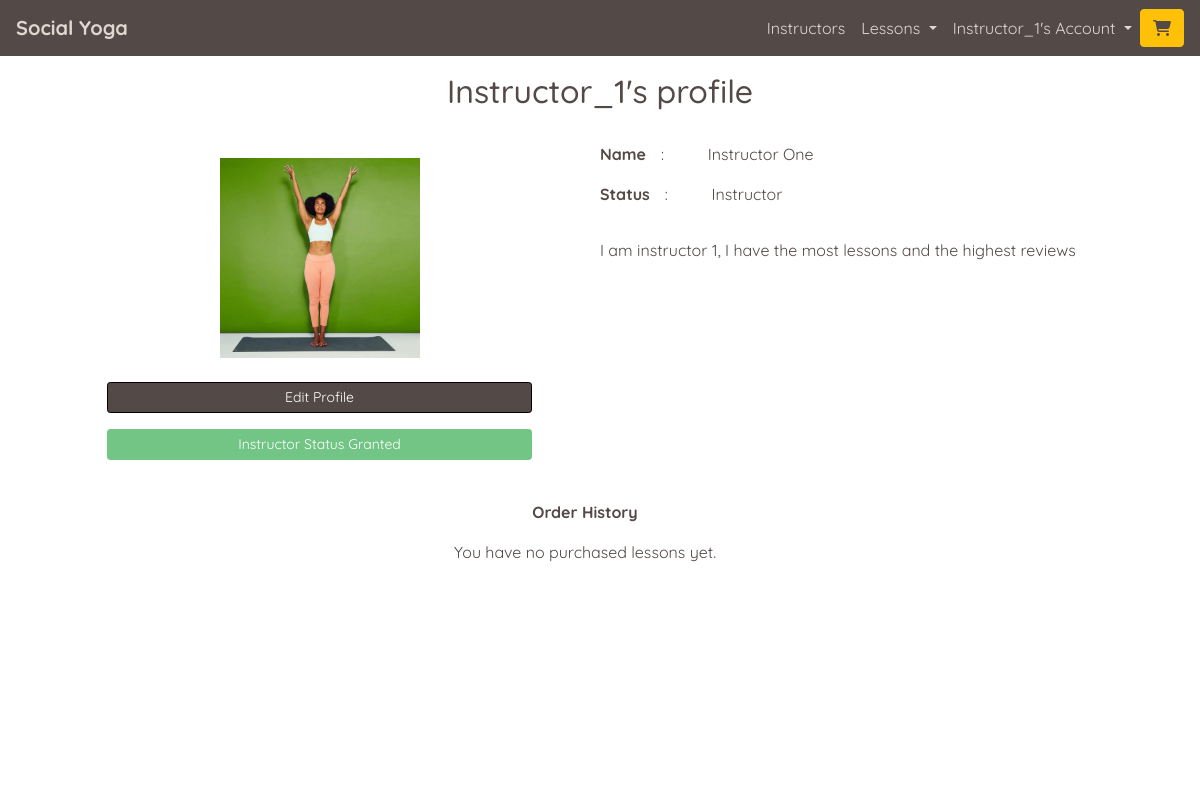
Screenshot of /profiles/ (signed in) with the database file from the repository.
### profiles/models.py (models this page shows, shortened)
class UserProfile(models.Model):
    user = models.OneToOneField(User, on_delete=models.CASCADE)
    first_name = models.CharField(max_length=50, null=False, blank=False)
    last_name = models.CharField(max_length=50, null=False, blank=False)
    is_instructor = models.BooleanField(default=False)
    requested_instructor_status = models.BooleanField(default=False)
    card_description = models.TextField(max_length=256, blank=True, default='')
    profile_description = models.TextField(max_length=650,
                                           blank=True,
                                           default='')
    image = ResizedImageField(size=[600, 600],
                              quality=75,
                              crop=['middle', 'center'],
                              force_format='JPEG',
                              null=True,
                              blank=True,
                              upload_to='profile_images/')
    rating = models.DecimalField(max_digits=5,
                                 decimal_places=0,
                                 null=True,
                                 blank=True)
    lesson_count = models.IntegerField(default=0, editable=False)
    def __str__(self):
        return self.user.username
    def test_profile_is_complete(self):
        if (self.first_name and self.last_name and self.image):
            return True
        else:
            return False

### profiles/views.py (the view)
# urls.py: path('', views.profile, name='profile'),
@login_required
def profile(request):
    profile = get_object_or_404(UserProfile, user=request.user)
    profile_complete = profile.test_profile_is_complete()
    Users_OrderdLineItems = OrderLineItem.objects.filter(profile=profile)
    template = 'profiles/profile.html'
    context = {
        'profile': profile,
        'profile_complete': profile_complete,
        'Users_OrderdLineItems': Users_OrderdLineItems,
    }
    return render(request, template, context)

### home/contexts.py (called while the page is built)
def purchased_lessons(request):
    profile = get_profile_or_none(request)
    purchased = None
    purchased_lesson_ids = []
    if profile:
        purchased = OrderLineItem.objects.filter(profile=profile)
        if purchased:
            for item in purchased:
                purchased_lesson_ids.append(item.lesson.lesson_id)
    context = {
        'purchased_lessons': purchased,
        'purchased_lesson_ids': purchased_lesson_ids,
    }
    return context

### yoga/utils.py (called while the page is built)
def get_profile_or_none(request):
    try:
        return UserProfile.objects.get(user=request.user)
    except Exception:
        return None

### profiles/templates/profiles/profile.html (shortened to what this page needs)
{% extends "base.html" %}
{% load static %}
{% block page_header %}
<div class="container header-container">
    <div class="row">
        <div class="col">
            <h1 class="text-center title-text my-3">{{ profile|title }}'s profile</h1>
        </div>
    </div>
</div>
{% endblock %}
{% block content %}
<div class="overlay"></div>
<main class="container-fluid page-contents">
    <div class="row mx-1 mx-lg-4 mt-1 mt-lg-3">
        <div class="col-12 col-md-6">
            <div class="container-fluid p-0 p-md-3">
                <div class="d-flex justify-content-center">
                    {% if profile.image %}
                        <img src="{{ profile.image.url }}" class="img-fluid profile-image" alt="{{ profile }}'s profile image'">
                    {% else %}
                        <img src="{{ MEDIA_URL }}profile_images/no_profile_image.jpg" class="img-fluid profile-image" alt="{{ profile }}'s profile image'">
                    {% endif %}
                </div>
                <div class="profile-buttons mt-4">
                    <p class="text-center">
                        <a href="{% url 'edit_profile' %}" class="index-main-button btn btn-sm btn-md-lg btn-custom-darken rounded-20">
                            Edit Profile
                        </a>
                    </p>
                    {% if profile.is_instructor and profile.requested_instructor_status %}
                    <p class="text-center">
                        <a href="" class="index-main-button btn btn-sm btn-md-lg btn-success disabled rounded-20">
                            Instructor Status Granted
                        </a>
                    </p>
                    {% endif %}
                </div>
            </div>
        </div>
        <div class="col-12 col-md-6">
            <div class="row">
                <div class="col-12">
                    <div class="row">
                        <div class="col-auto px-0">
                            <p><strong>Name </strong></p>
                        </div>
                        <div class="col col-1">
                            <p>:</p>
                        </div>
                        <div class="col">
                            <p>{{ profile.first_name }} {{ profile.last_name}}</p>
                        </div>
                    </div>
                    <div class="row">
                        <div class="col-auto px-0">
                            <p><strong>Status</strong></p>
                        </div>
                        <div class="col-1 ">
                            <p>:</p>
                        </div>
                        <div class="col">
                            {% if profile.is_instructor and profile.requested_instructor_status %}
                                <p>Instructor</p>
                                {% endif %}
                        </div>
                    </div>
                </div>
                <div class="row">
                    <div class="col">
                        <p class="text-left alt-font">{{ profile.profile_description|linebreaks }}</p>
                    </div>
                </div>
            </div>
        </div>
        <div class="row w-100">
            <div class="col-12 col-lg-6 mt-2 mx-auto">
                <p class="text-center"><strong>Order History</strong></p>
                {% if Users_OrderdLineItems %}
                <div class="table-responsive">
                    <table class="table table-sm table-borderless basket-item-table">
                        {% for item in Users_OrderdLineItems %}
                            <tr class="bg-light my-5" id="row_for_{{ item.lesson.lesson_id }}">
                                <td class="w-image align-middle">
                                    <img src="{{ item.lesson.image.url }}" class="img-fluid" alt="{{ item.lesson.lesson_name }}'s image'">
                                </td>
                                <td class="w-name">
                                    <div class="mx-2 mt-2">
                                        <p><strong>{{ item.lesson.lesson_name }}</strong></p>
                                        <p>By: {{item.lesson.instructor_profile }}</p>
                                        <a class="btn btn-sm btn-success" href="{% url 'studio' item.lesson.lesson_id %}" id="start_lesson_button_id_{{ lesson.lesson_id }}" role="button">Start Lesson</a>
                                    </div>
                                </td>
                                <td class="w-price">
                                    <p class="text-right mx-2 mt-2"><strong>€{{ item.lineitem_total }}</strong></p>
                                </td>
                            </tr>
                    {% endfor %}
                    </table>
                </div>
                {% else %}
                    <p class="text-center" >You have no purchased lessons yet.</p>
                {% endif %}
            </div>
        </div>
    </div>
</main>
{% endblock %}

### templates/base.html (shortened to what this page needs)
{% load static %}
<!doctype html>
<html lang="en">
  <head>
    {% block corecss %}
      <link rel="stylesheet" href="https://cdn.jsdelivr.net/npm/bootstrap@4.5.3/dist/css/bootstrap.min.css">
      <link rel="stylesheet" href="{% static 'css/base.css' %}" >
    {% endblock %}
</head>
<body>
    <header class="container-fluid fixed-top-desktop-only p-0">
        <nav class="navbar navbar-expand-lg navbar-custom">
            <a class="navbar-brand" href="{% url 'home' %}"><strong>Social Yoga</strong></a>
            {% if user.is_authenticated %}
            <div class="order-0 order-lg-1 ml-auto">
                <a class="btn btn-warning" href="{% url 'view_basket' %}" id="navbar-basket" role="button">
                    <span class="icon">
                        <i class="fas {% if product_count > 0 %}fa-cart-plus{% else %}fa-shopping-cart{% endif %} colour-primary" id="nav-cart-icon"></i>
                    </span>
                </a>
            </div>
            {% endif %}
            <div class="collapse navbar-collapse" id="navbarNav">
                <ul class="navbar-nav ml-auto mb-2 mb-lg-0">
                    <li class="nav-item">
                        <a class="nav-link active" aria-current="page" href="{% url 'instructors' %}">Instructors</a>
                    </li>
                    {% if user.is_authenticated %}
                    <li class="nav-item">
                        <div class="nav-link dropdown">
                            <a class="dropdown-toggle nav-link-format" href="#" role="button" id="lessonsDropdownMenuLink" data-toggle="dropdown" aria-haspopup="true" aria-expanded="false">
                                Lessons
                            </a>
                        </div>
                    </li>
                    {% endif %}
                    <li class="nav-item">
                        <div class="nav-link dropdown">
                            <a class="dropdown-toggle nav-link-format" href="#" role="button" id="accountDropdownMenuLink" data-toggle="dropdown" aria-haspopup="true" aria-expanded="false">
                                {% if user.is_authenticated %}{{ user|title }}'s{% else %}My{% endif %} Account
                            </a>
                        </div>
                    </li>
                </ul>
            </div>
        </nav>
    </header>
        {% block page_header %}
        {% endblock %}
        {% block content %}
        {% endblock %}
</body>
</html>

### static/css/base.css (style rules this page uses)
html { height: 100%; }
body { background: url('/static/images/backgrounds/background-image.jpg') no-repeat center center fixed; background-size: cover; background-position: 75% 40px; height: calc(100vh - 63px); color: #534a47; font-family: 'Quicksand'; font-size: 16px; }
.title-text { font-size: 1.5rem; }
.overlay { height: 100%; width: 100%; top: 0; left: 0; position: fixed; background: white; z-index: -1; }
.header-container { margin-top: 0px; }
.alt-font { font-family: 'Lato'; }
.btn-custom-darken { background: #534a47; color: #fff !important; border: 1px solid black; }
.navbar-custom { background-color: #534a47; }
.navbar-custom a { color: #e0d8d0; }
.colour-primary { color: #534a47 !important; }
.nav-link-format { text-decoration: none; }
.profile-buttons a { width: 100%; max-width: 425px; text-align: center; }
.profile-image { max-width: 120px; border-radius: 50%; }
@media (min-width: 768px) { .title-text, .index-main-text { font-size: 2rem; } }
@media (min-width: 768px) { .profile-image { width: 100%; max-width: 200px; border-radius: 0%; overflow: hidden; } }
@media (min-width: 1200px) { body { background-position: 0 35px; } }
@media (min-width: 1200px) { .header-container { margin-top: 56px; } }
@media (min-width: 1200px) { .fixed-top-desktop-only { position: fixed; top: 0; right: 0; left: 0; z-index: 1049; } }

### rows the page displays
UserProfile: user.username "Instructor_1", image (picture), first_name "Instructor", last_name "One", profile_description "I am instructor 1, I have the most lessons and the highest reviews"

### other values shown
{{ user|title }} "Instructor_1"
